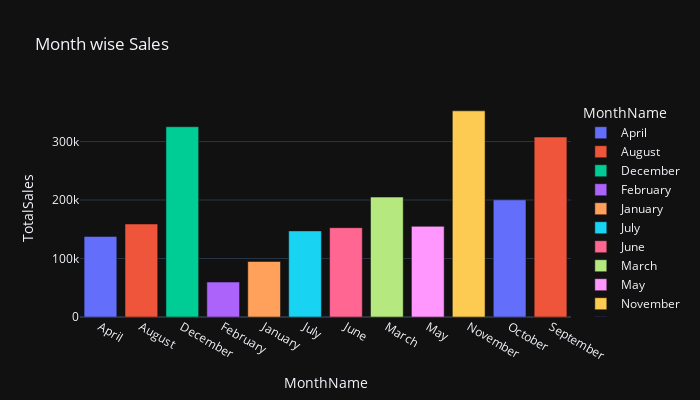

The code cell stored with this chart in its notebook:
### Code cell
fig = px.bar(result, x = "MonthName", y = "Sales", 
             title = "Month wise Sales",
      color="MonthName", labels = {"Sales" : "TotalSales"},
             height = 400, width = 700, template="plotly_dark")
            #text = "Sales")
fig.show()

### Figure 1 — Plotly figure (JSON) as saved in the notebook; plotly's stock layout.template omitted (floating-point values rounded to 4 significant figures)
{"data": [{"alignmentgroup": "True", "hovertemplate": "MonthName=%{x}<br>TotalSales=%{y}<extra></extra>", "legendgroup": "April", "marker": {"color": "#636efa", "pattern": {"shape": ""}}, "name": "April", "offsetgroup": "April", "orientation": "v", "showlegend": true, "textposition": "auto", "type": "bar", "x": ["April"], "xaxis": "x", "y": [137800.0], "yaxis": "y"}, {"alignmentgroup": "True", "hovertemplate": "MonthName=%{x}<br>TotalSales=%{y}<extra></extra>", "legendgroup": "August", "marker": {"color": "#EF553B", "pattern": {"shape": ""}}, "name": "August", "offsetgroup": "August", "orientation": "v", "showlegend": true, "textposition": "auto", "type": "bar", "x": ["August"], "xaxis": "x", "y": [159000.0], "yaxis": "y"}, {"alignmentgroup": "True", "hovertemplate": "MonthName=%{x}<br>TotalSales=%{y}<extra></extra>", "legendgroup": "December", "marker": {"color": "#00cc96", "pattern": {"shape": ""}}, "name": "December", "offsetgroup": "December", "orientation": "v", "showlegend": true, "textposition": "auto", "type": "bar", "x": ["December"], "xaxis": "x", "y": [325300.0], "yaxis": "y"}, {"alignmentgroup": "True", "hovertemplate": "MonthName=%{x}<br>TotalSales=%{y}<extra></extra>", "legendgroup": "February", "marker": {"color": "#ab63fa", "pattern": {"shape": ""}}, "name": "February", "offsetgroup": "February", "orientation": "v", "showlegend": true, "textposition": "auto", "type": "bar", "x": ["February"], "xaxis": "x", "y": [59750.0], "yaxis": "y"}, {"alignmentgroup": "True", "hovertemplate": "MonthName=%{x}<br>TotalSales=%{y}<extra></extra>", "legendgroup": "January", "marker": {"color": "#FFA15A", "pattern": {"shape": ""}}, "name": "January", "offsetgroup": "January", "orientation": "v", "showlegend": true, "textposition": "auto", "type": "bar", "x": ["January"], "xaxis": "x", "y": [94920.0], "yaxis": "y"}, {"alignmentgroup": "True", "hovertemplate": "MonthName=%{x}<br>TotalSales=%{y}<extra></extra>", "legendgroup": "July", "marker": {"color": "#19d3f3", "pattern": {"shape": ""}}, "name": "July", "offsetgroup": "July", "orientation": "v", "showlegend": true, "textposition": "auto", "type": "bar", "x": ["July"], "xaxis": "x", "y": [147200.0], "yaxis": "y"}, {"alignmentgroup": "True", "hovertemplate": "MonthName=%{x}<br>TotalSales=%{y}<extra></extra>", "legendgroup": "June", "marker": {"color": "#FF6692", "pattern": {"shape": ""}}, "name": "June", "offsetgroup": "June", "orientation": "v", "showlegend": true, "textposition": "auto", "type": "bar", "x": ["June"], "xaxis": "x", "y": [152700.0], "yaxis": "y"}, {"alignmentgroup": "True", "hovertemplate": "MonthName=%{x}<br>TotalSales=%{y}<extra></extra>", "legendgroup": "March", "marker": {"color": "#B6E880", "pattern": {"shape": ""}}, "name": "March", "offsetgroup": "March", "orientation": "v", "showlegend": true, "textposition": "auto", "type": "bar", "x": ["March"], "xaxis": "x", "y": [205000.0], "yaxis": "y"}, {"alignmentgroup": "True", "hovertemplate": "MonthName=%{x}<br>TotalSales=%{y}<extra></extra>", "legendgroup": "May", "marker": {"color": "#FF97FF", "pattern": {"shape": ""}}, "name": "May", "offsetgroup": "May", "orientation": "v", "showlegend": true, "textposition": "auto", "type": "bar", "x": ["May"], "xaxis": "x", "y": [155000.0], "yaxis": "y"}, {"alignmentgroup": "True", "hovertemplate": "MonthName=%{x}<br>TotalSales=%{y}<extra></extra>", "legendgroup": "November", "marker": {"color": "#FECB52", "pattern": {"shape": ""}}, "name": "November", "offsetgroup": "November", "orientation": "v", "showlegend": true, "textposition": "auto", "type": "bar", "x": ["November"], "xaxis": "x", "y": [352500.0], "yaxis": "y"}, {"alignmentgroup": "True", "hovertemplate": "MonthName=%{x}<br>TotalSales=%{y}<extra></extra>", "legendgroup": "October", "marker": {"color": "#636efa", "pattern": {"shape": ""}}, "name": "October", "offsetgroup": "October", "orientation": "v", "showlegend": true, "textposition": "auto", "type": "bar", "x": ["October"], "xaxis": "x", "y": [200300.0], "yaxis": "y"}, {"alignmentgroup": "True", "hovertemplate": "MonthName=%{x}<br>TotalSales=%{y}<extra></extra>", "legendgroup": "September", "marker": {"color": "#EF553B", "pattern": {"shape": ""}}, "name": "September", "offsetgroup": "September", "orientation": "v", "showlegend": true, "textposition": "auto", "type": "bar", "x": ["September"], "xaxis": "x", "y": [307600.0], "yaxis": "y"}], "layout": {"barmode": "relative", "height": 400, "legend": {"title": {"text": "MonthName"}, "tracegroupgap": 0}, "title": {"text": "Month wise Sales"}, "width": 700, "xaxis": {"anchor": "y", "categoryarray": ["April", "August", "December", "February", "January", "July", "June", "March", "May", "November", "October", "September"], "categoryorder": "array", "domain": [0, 1], "title": {"text": "MonthName"}}, "yaxis": {"anchor": "x", "domain": [0, 1], "title": {"text": "TotalSales"}}}}
